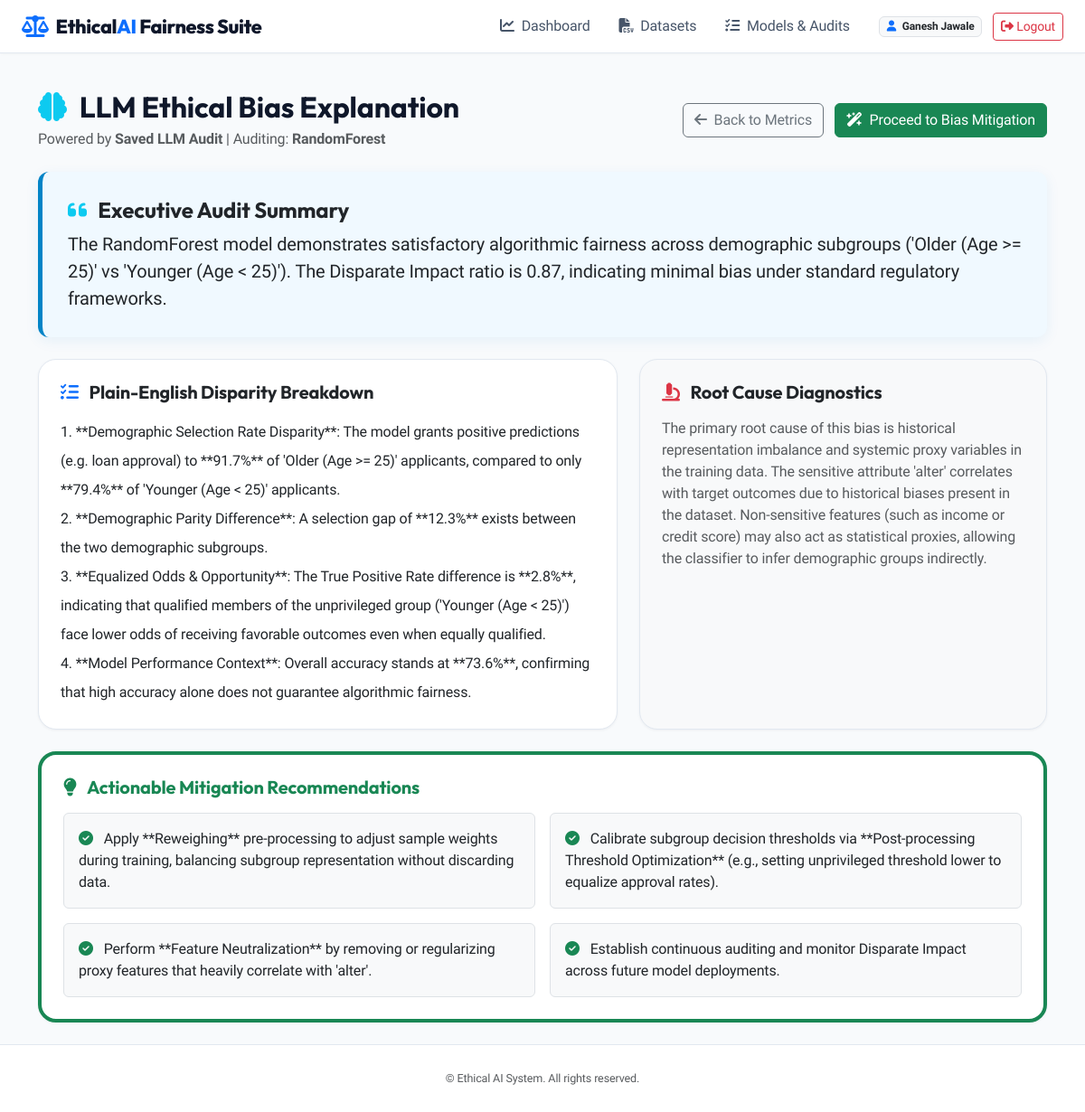
The app's page /llm_audit/36 (signed in) with its own data.
### tables this page shows
CREATE TABLE model_runs (
    id INTEGER PRIMARY KEY AUTOINCREMENT,
    user_id INTEGER NOT NULL,
    dataset_id INTEGER NOT NULL,
    model_name VARCHAR(100) NOT NULL,
    accuracy REAL NOT NULL,
    precision_score REAL NOT NULL,
    recall_score REAL NOT NULL,
    f1_score REAL NOT NULL,
    disparate_impact REAL NOT NULL,
    demographic_parity_diff REAL NOT NULL,
    equalized_odds_diff REAL NOT NULL,
    equal_opportunity_diff REAL NOT NULL,
    is_mitigated BOOLEAN DEFAULT 0,
    mitigation_method VARCHAR(100) DEFAULT 'None',
    confusion_matrix_json TEXT NOT NULL,
    fairness_status VARCHAR(50) DEFAULT 'Unchecked',
    created_at TIMESTAMP DEFAULT CURRENT_TIMESTAMP, group_metrics_json TEXT DEFAULT NULL,
    FOREIGN KEY (user_id) REFERENCES users(id) ON DELETE CASCADE,
    FOREIGN KEY (dataset_id) REFERENCES datasets(id) ON DELETE CASCADE
);

CREATE TABLE llm_audits (
    id INTEGER PRIMARY KEY AUTOINCREMENT,
    model_run_id INTEGER NOT NULL,
    summary_text TEXT NOT NULL,
    explanation_text TEXT NOT NULL,
    root_cause TEXT NOT NULL,
    recommendations_json TEXT NOT NULL,
    created_at TIMESTAMP DEFAULT CURRENT_TIMESTAMP,
    FOREIGN KEY (model_run_id) REFERENCES model_runs(id) ON DELETE CASCADE
);

### app.py (the view, shortened to what this page needs)
@app.route('/llm_audit/<int:model_run_id>')
@login_required
def llm_audit_page(model_run_id):
    conn = get_db_connection()
    cursor = conn.cursor()
    cursor.execute("SELECT * FROM model_runs WHERE id = ?", (model_run_id,))
    run = cursor.fetchone()
    conn.close()
    if not run:
        flash('Model run not found.', 'error')
        return redirect(url_for('dashboard'))
    ds = get_dataset_by_id(run['dataset_id'])
    if not ds:
        flash('Dataset record not found.', 'error')
        return redirect(url_for('dashboard'))
    try:
        run_dict = dict(run)
        conn = get_db_connection()
        cursor = conn.cursor()
        cursor.execute("SELECT * FROM llm_audits WHERE model_run_id = ?", (model_run_id,))
        existing_audit = cursor.fetchone()
        conn.close()
        if existing_audit:
            audit_dict = {
                'summary_text': existing_audit['summary_text'],
                'explanation_text': existing_audit['explanation_text'],
                'root_cause': existing_audit['root_cause'],
                'recommendations': json.loads(existing_audit['recommendations_json']),
                'source': 'Saved LLM Audit'
            }
        return render_template('llm_audit.html', run=run_dict, dataset=ds, audit=audit_dict, recommendations=audit_dict['recommendations'])
    except Exception as e:
        flash(f"Unable to generate LLM audit report: {str(e)}", 'error')
        return redirect(url_for('dashboard'))

### app.py (called while the page is built)
def login_required(f):
    from functools import wraps
    @wraps(f)
    def decorated_function(*args, **kwargs):
        if 'user_id' not in session:
            flash('Please log in to access this page.', 'warning')
            return redirect(url_for('login_page'))
        return f(*args, **kwargs)
    return decorated_function

### models/auth.py (called while the page is built)
def get_db_connection():
    conn = sqlite3.connect(Config.DATABASE_PATH, timeout=30.0)
    conn.row_factory = sqlite3.Row
    return conn

### models/dataset_manager.py (called while the page is built)
def get_dataset_by_id(dataset_id):
    conn = get_db_connection()
    cursor = conn.cursor()
    cursor.execute("SELECT * FROM datasets WHERE id = ?", (dataset_id,))
    ds = cursor.fetchone()
    conn.close()
    return dict(ds) if ds else None

### templates/llm_audit.html (shortened to what this page needs)
{% extends "base.html" %}
{% block content %}
<div class="container py-4">
    <div class="d-flex justify-content-between align-items-center mb-4">
        <div>
            <h2 class="fw-bold mb-1"><i class="fa-solid fa-brain text-info me-2"></i> LLM Ethical Bias Explanation</h2>
            <p class="text-muted mb-0">Powered by <strong>{{ audit.source }}</strong> | Auditing: <strong>{{ run.model_name }}</strong></p>
        </div>
        <div>
            <a href="{{ url_for('bias_detection_page', model_run_id=run.id) }}" class="btn btn-outline-secondary me-2"><i class="fa-solid fa-arrow-left me-1"></i> Back to Metrics</a>
            <a href="{{ url_for('mitigation_page', model_run_id=run.id) }}" class="btn btn-success"><i class="fa-solid fa-wand-magic-sparkles me-1"></i> Proceed to Bias Mitigation</a>
        </div>
    </div>
    <div class="llm-box mb-4">
        <h4 class="fw-bold text-dark mb-2"><i class="fa-solid fa-quote-left text-info me-2"></i> Executive Audit Summary</h4>
        <p class="fs-5 text-dark mb-0">{{ audit.summary_text }}</p>
    </div>
    <div class="row g-4 mb-4">
        <div class="col-md-7">
            <div class="card card-custom p-4 h-100">
                <h5 class="fw-bold mb-3"><i class="fa-solid fa-list-check text-primary me-2"></i> Plain-English Disparity Breakdown</h5>
                <div class="lh-lg">
                    {{ audit.explanation_text | replace('\n', '<br>') | safe }}
                </div>
            </div>
        </div>
        <div class="col-md-5">
            <div class="card card-custom p-4 h-100 bg-light">
                <h5 class="fw-bold mb-3"><i class="fa-solid fa-microscope text-danger me-2"></i> Root Cause Diagnostics</h5>
                <p class="text-muted mb-0">{{ audit.root_cause }}</p>
            </div>
        </div>
    </div>
    <div class="card card-custom p-4 border-start border-4 border-success">
        <h5 class="fw-bold mb-3 text-success"><i class="fa-solid fa-lightbulb me-2"></i> Actionable Mitigation Recommendations</h5>
        <div class="row g-3">
            {% for rec in recommendations %}
                <div class="col-md-6">
                    <div class="p-3 bg-light rounded border">
                        <i class="fa-solid fa-check-circle text-success me-2"></i> {{ rec | safe }}
                    </div>
                </div>
            {% endfor %}
        </div>
    </div>
</div>
{% endblock %}

### static/css/style.css (style rules this page uses)
:root { --primary-color: #2563eb; --primary-hover: #1d4ed8; --secondary-color: #475569; --accent-glow: rgba(37, 99, 235, 0.12); --success-color: #10b981; --warning-color: #f59e0b; --danger-color: #ef4444; --bg-gradient: #f8fafc; --card-bg: #ffffff; --card-border: #e2e8f0; --card-shadow: 0 1px 3px rgba(15, 23, 42, 0.05); }
body { font-family: 'Plus Jakarta Sans', system-ui, -apple-system, sans-serif; background: #f8fafc; color: #0f172a; min-height: 100vh; display: flex; flex-direction: column; letter-spacing: -0.01em; }
h1, h2, h3, h4, h5, h6, .hero-title, .navbar-brand { font-family: 'Outfit', sans-serif; }
.card-custom { background: var(--card-bg); border: 1px solid var(--card-border); border-radius: 1.25rem; box-shadow: var(--card-shadow); transition: transform 0.25s ease, box-shadow 0.25s ease, border-color 0.25s ease; }
.llm-box { background: #f0f9ff; border-left: 5px solid #0284c7; border-radius: 0.75rem; padding: 1.75rem; box-shadow: 0 4px 15px rgba(2, 132, 199, 0.08); }

### records on screen
model_runs: model_name "RandomForest"
llm_audits: summary_text "The RandomForest model demonstrates satisfactory algorithmic fairness across demographic subgroups ('Older (Age >= 25)' vs 'Younger (Age < 25)'). The Disparate Impact ratio is 0.87, indicating minimal bias under standard regulatory frameworks.", explanation_text "1. **Demographic Selection Rate Disparity**: The model grants positive predictions (e.g. loan approval) to **91.7%** of 'Older (Age >= 25)' applicants, compared to only **79.4%** of 'Younger (Age < 25)' applicants. 2. **Demographic Parity Difference**: A selection gap of **12.3%** exists between the two demographic subgroups. 3. **Equalized Odds & Opportunity**: The True Positive Rate difference is **2.8%**, indicating that qualified members of the unprivileged group ('Younger (Age < 25)') face lower odds of receiving favorable outcomes even when equally qualified. 4. **Model Performance Context**: Overall accuracy stands at **73.6%**, confirming that high accuracy alone does not guarantee…", root_cause "The primary root cause of this bias is historical representation imbalance and systemic proxy variables in the training data. The sensitive attribute 'alter' correlates with target outcomes due to historical biases present in the dataset. Non-sensitive features (such as income or credit score) may also act as statistical proxies, allowing the classifier to infer demographic groups indirectly."

### other values on screen
{{ session.username }} "Ganesh Jawale"
{{ audit.source }} "Saved LLM Audit"
{{ rec | safe }} "Apply **Reweighing** pre-processing to adjust sample weights during training, balancing subgroup representation without discarding data." "Calibrate subgroup decision thresholds via **Post-processing Threshold Optimization** (e.g., setting unprivileged threshold lower to equalize approval rates)." "Perform **Feature Neutralization** by removing or regularizing proxy features that heavily correlate with 'alter'." "Establish continuous auditing and monitor Disparate Impact across future model deployments."
